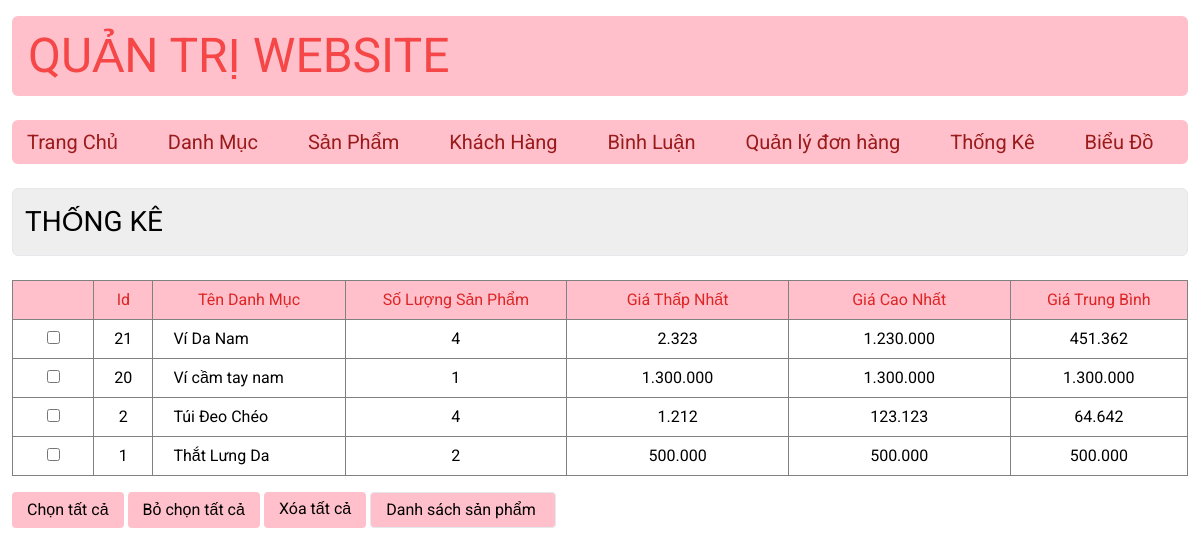
/admin/index_admin.php?act=statistic, run on an earlier commit of the app's database.
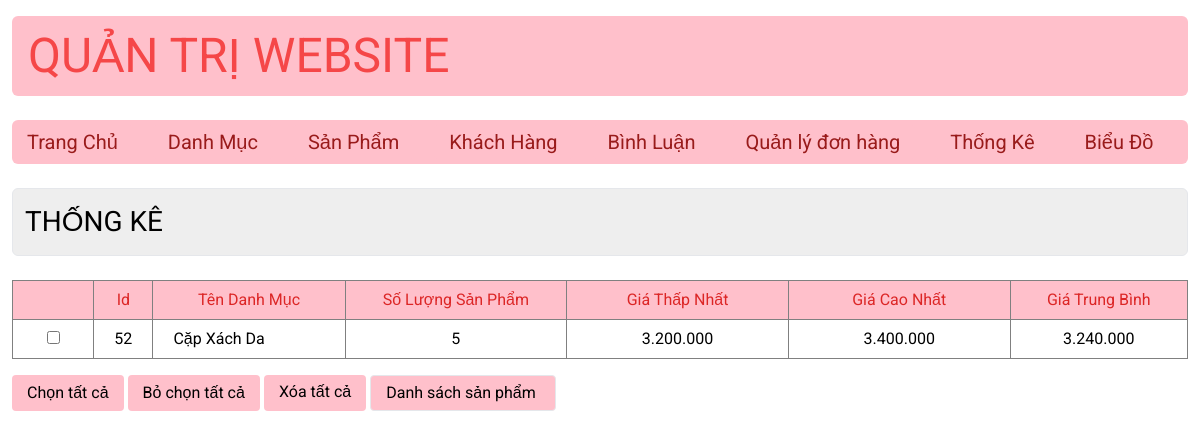
And on a later commit of the database.
### tables this page shows
CREATE TABLE `categories` (
  `cate_id` int(11) NOT NULL,
  `cate_name` varchar(255) NOT NULL,
  `cate_image` varchar(255) DEFAULT NULL
);

### model/cart.php (called while the page is built, shortened)
<?php
function thong_ke() {
    $sql = " SELECT `categories`.cate_id AS cate_id,
                    `categories`.cate_name AS cate_name,
                    COUNT(`products`.pro_id) AS pro_quantity,
                    MIN(`products`.pro_price) AS min_price,
                    MAX(`products`.pro_price) AS max_price,
                    AVG(`products`.pro_price) AS avg_price
            FROM `products` LEFT JOIN `categories`
            ON `products`.cate_id = `categories`.cate_id
            GROUP BY `categories`.cate_id
            ORDER BY `categories`.cate_id DESC
            ";
    $list_statistic = getAll($sql);
    return $list_statistic;
}
?>

### model/connect.php (called while the page is built, shortened)
<?php
    function connect($query){
        $connect = new PDO("mysql:host=localhost;dbname=du_an_mau2022;charset=utf8","root","");
        $connect->setAttribute(PDO::ATTR_ERRMODE, PDO::ERRMODE_EXCEPTION);
        $stmt = $connect ->prepare($query);
        $stmt -> execute();
        return $stmt;
    }
    function getAll($query){
        $result = connect($query)->fetchAll();
        return $result;
    }
?>

### admin/statistic/list.php (the view, shortened to what this page needs)
<?php
$condition = false;
?>
<p class="p-3 text-[28px] border bg-[#EEE] rounded-md">
    THỐNG KÊ
</p>
<div class="list_cate mt-6 w-full">
    <table class="border w-full mx-auto ">
        <tr class="bg-[#FFC0CB] py-2 border text-center text-red-600">
            <td class="w-[55px] "></td>
            <td title="Id" class="w-[40px]">Id</td>
            <td title="" class="w-[130px]">Tên Danh Mục</td>
            <td title="" class=" w-[150px]">Số Lượng Sản Phẩm</td>
            <td title="" class=" w-[150px]">Giá Thấp Nhất</td>
            <td title="" class=" w-[150px]">Giá Cao Nhất</td>
            <td title="" class="w-[120px]">Giá Trung Bình</td>
        </tr>
        <?php
        foreach ($list_statistic as $statistic) {
            ?>
            <tr class="show ">
                <td class="text-center"><input type="checkbox" !checked></td>
                <td class="text-center">
                    <?php echo "" . $statistic['cate_id'] ?>
                </td>
                <td class="pl-[20px] hover:bg-[#FFEEEE]">
                    <?php echo $statistic['cate_name'] ?>
                </td>
                <td class=" text-center hover:bg-[#FFEEEE]">
                    <?php echo $statistic['pro_quantity'] ?>
                </td>
                <td class=" text-center hover:bg-[#FFEEEE]">
                    <?php echo number_format($statistic['min_price'], 0, ',', '.')  ?>
                </td>
                <td class="text-center">
                    <?php echo number_format($statistic['max_price'], 0, ',', '.') ?>
                </td>
                <td class=" text-center hover:bg-[#FFEEEE]">
                    <?php echo number_format($statistic['avg_price'], 0, ',', '.') ?>
                </td>
            </tr>
            <?php
        }
        ?>
    </table>
    <div class="action w-full mx-auto mt-4 flex space-x-1">
        <input type="button" value="Chọn tất cả" onclick="checkAll()">
        <input type="button" value="Bỏ chọn tất cả" onclick="unCheck()">
        <a onclick="return confirm('Bạn có chắc chắn muốn xóa tất cả người dùng?')"
            href="index_admin.php?act=delete_all_bill&condition=<?php echo $condition ?>">Xóa tất cả</a>
        <input class=" border px-3 py-1 rounded-[4px] bg-[#FFC0CB] hover:font-[500]" type="button"
            onclick="location.href='index_admin.php?act=list_pro'" value="Danh sách sản phẩm ">
    </div>
</div>
<!DOCTYPE html>
<html lang="en">
<head>
    <script src="https://cdn.tailwindcss.com"></script>
</head>

What changed in the data, as far as the page shows it:
removed categories: cate_id "21", cate_name "Ví Da Nam", pro_quantity "4", min_price "2.323", max_price "1.230.000", avg_price "451.362"
removed categories: cate_id "20", cate_name "Ví cầm tay nam", pro_quantity "1", min_price "1.300.000", max_price "1.300.000", avg_price "1.300.000"
removed categories: cate_id "2", cate_name "Túi Đeo Chéo", pro_quantity "4", min_price "1.212", max_price "123.123", avg_price "64.642"
removed categories: cate_id "1", cate_name "Thắt Lưng Da", pro_quantity "2", min_price "500.000", max_price "500.000", avg_price "500.000"
added categories: cate_id "52", cate_name "Cặp Xách Da", pro_quantity "5", min_price "3.200.000", max_price "3.400.000", avg_price "3.240.000"
